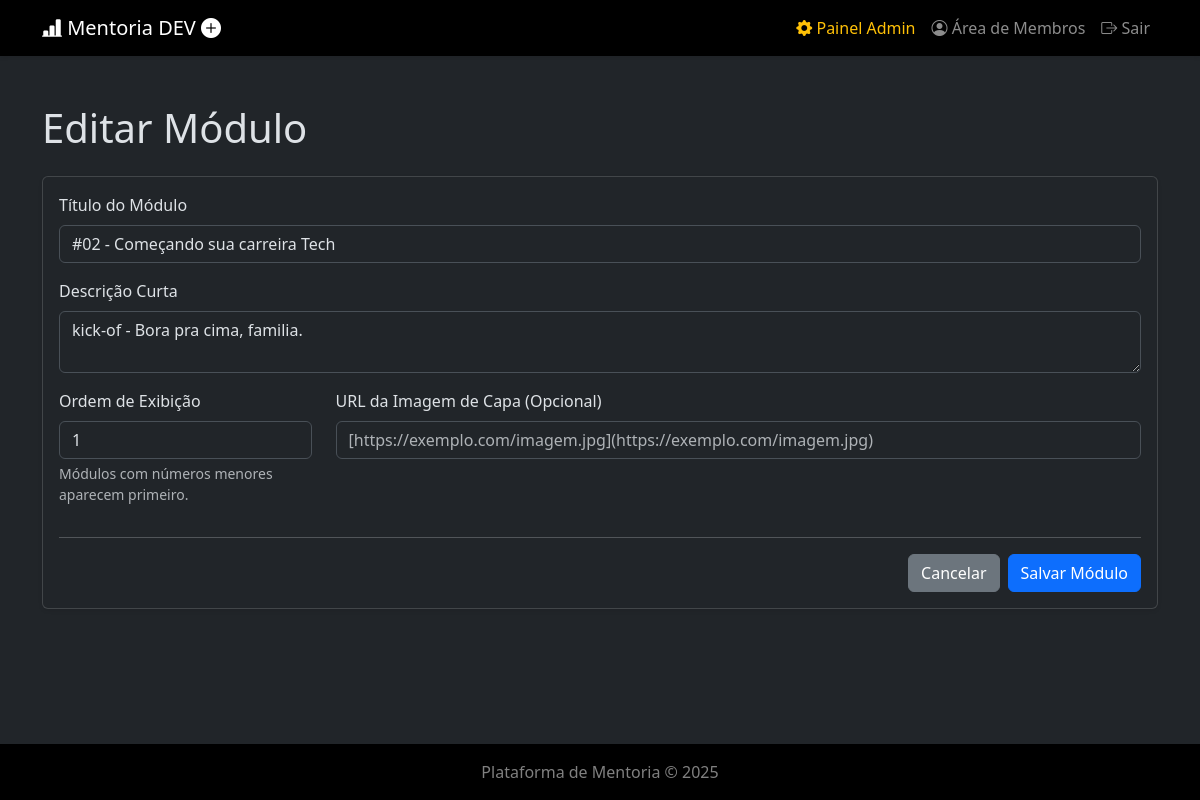
The page /admin/modulos/editar/2 (signed in) on the database as committed earlier.
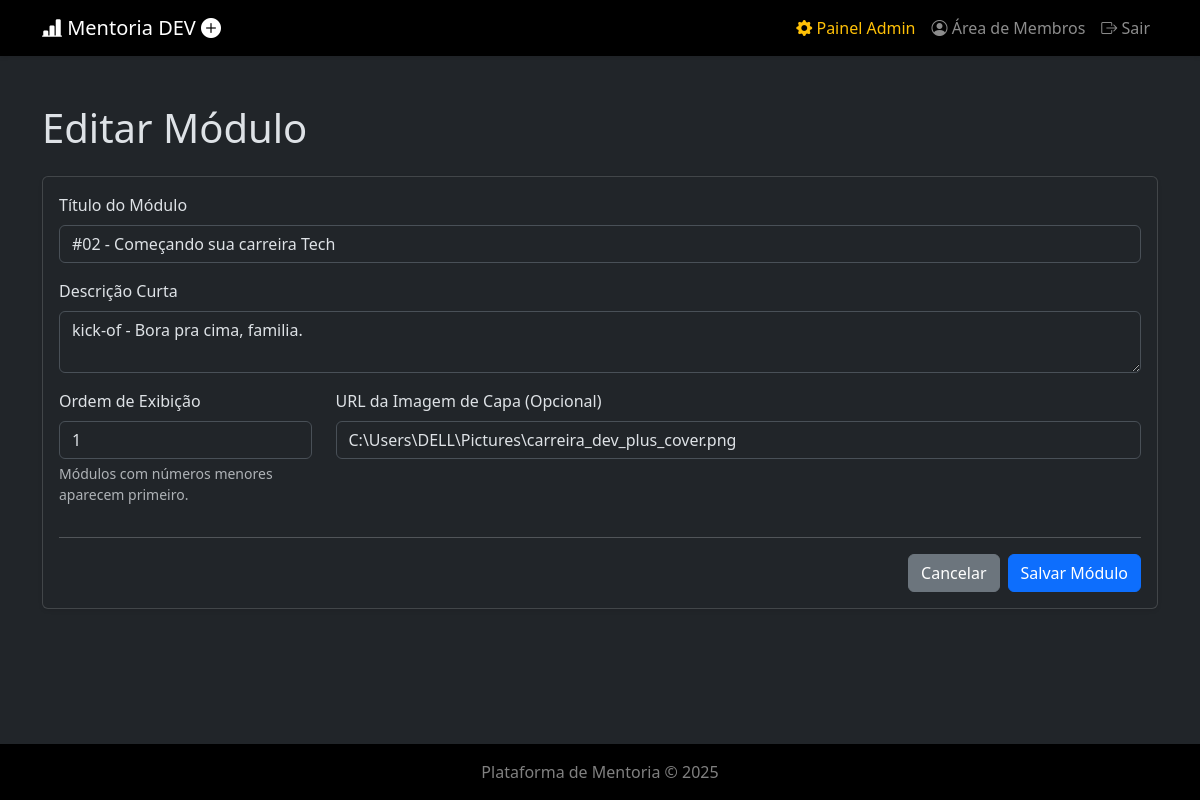
The same page on the database as committed later.
### api/index.py (models this page shows)
class Modulos(db.Model):
    __tablename__ = 'modulos'
    id = db.Column(db.Integer, primary_key=True)
    titulo = db.Column(db.String(150), nullable=False)
    descricao = db.Column(db.Text)
    ordem = db.Column(db.Integer, default=0)
    thumbnail_url = db.Column(db.String(255))
    conteudos = db.relationship('Conteudos', backref='modulo', lazy=True, cascade="all, delete-orphan")

### api/index.py (the view, shortened to what this page needs)
@app.route('/admin/modulos/editar/<int:id>', methods=['GET', 'POST'])
@admin_required
def admin_editar_modulo(id):
    modulo = Modulos.query.get_or_404(id)
    return render_template('admin/form_modulo.html', titulo="Editar Módulo", modulo=modulo)

### api/index.py (called while the page is built)
@login_manager.user_loader
def load_user(user_id):
    return Registros.query.get(int(user_id))

def admin_required(f):
    @wraps(f)
    def decorated_function(*args, **kwargs):
        if not current_user.is_authenticated or not current_user.is_admin:
            flash("Acesso não autorizado. Esta área é restrita para administradores.", "danger")
            return redirect(url_for('login'))
        return f(*args, **kwargs)
    return decorated_function

### templates/admin/form_modulo.html (shortened to what this page needs)
{% extends "layout.html" %}
{% block content %}
<h1 class="mb-4">{{ titulo }}</h1>
<div class="card shadow-sm">
    <div class="card-body">
        <form method="POST" action="">
            <div class="mb-3"><label for="titulo" class="form-label">Título do Módulo</label><input type="text" class="form-control" id="titulo" name="titulo" value="{{ modulo.titulo if modulo else '' }}" required></div>
            <div class="mb-3"><label for="descricao" class="form-label">Descrição Curta</label><textarea class="form-control" id="descricao" name="descricao" rows="2">{{ modulo.descricao if modulo else '' }}</textarea></div>
            <div class="row">
                <div class="col-md-3 mb-3"><label for="ordem" class="form-label">Ordem de Exibição</label><input type="number" class="form-control" id="ordem" name="ordem" value="{{ modulo.ordem if modulo else '0' }}" required><div class="form-text">Módulos com números menores aparecem primeiro.</div></div>
                <div class="col-md-9 mb-3"><label for="thumbnail_url" class="form-label">URL da Imagem de Capa (Opcional)</label><input type="url" class="form-control" id="thumbnail_url" name="thumbnail_url" value="{{ modulo.thumbnail_url if modulo else '' }}" placeholder="[https://exemplo.com/imagem.jpg](https://exemplo.com/imagem.jpg)"></div>
            </div>
            <hr>
            <div class="d-flex justify-content-end"><a href="{{ url_for('admin_lista_modulos') }}" class="btn btn-secondary me-2">Cancelar</a><button type="submit" class="btn btn-primary">Salvar Módulo</button></div>
        </form>
    </div>
</div>
{% endblock %}

Rows that differ between the two databases and show on the page:
changed Modulos "#02 - Começando sua carreira Tech": thumbnail_url (not shown) → "C:\\Users\\DELL\\Pictures\\carreira_dev_plus_cover.png"
